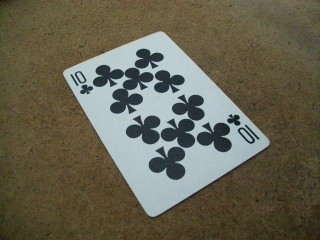
//> input picture Examples/4244OS_03_Code/Geometrical_Transforms/img.jpg, 320 x 240 px
$ ./edgesCPU ../../4244OS_03_Code/Geometrical_Transforms/img.jpg   (built with g++ and OpenCV 4)
//> lines starting //> are read from the running program, lines starting //| are printed output that depends on the picture
#include <iostream>
#include "opencv2/core/core.hpp"
#include "opencv2/highgui/highgui.hpp"
#include "opencv2/imgproc/imgproc.hpp"
using namespace cv;

int main( int argc, char** argv ){

    if ( argc < 2 ){
        std::cout << "Usage: ./edgesGPU <image>" << std::endl;
        return -1;
    }
    Mat orig = imread(argv[1]);
//> orig is the input picture: 240 rows x 320 cols, CV_8UC3; mean B, G, R 80.9, 98.1, 101.9
    Mat gray, dst;

    bilateralFilter(orig,dst,-1,50,7);
    cvtColor(dst,gray,COLOR_BGR2GRAY);
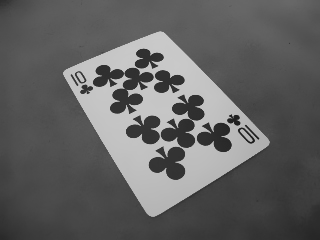
//> gray: 240 rows x 320 cols, CV_8UC1; min 26, max 201, mean 97.4
    Canny(gray,gray,7,20);
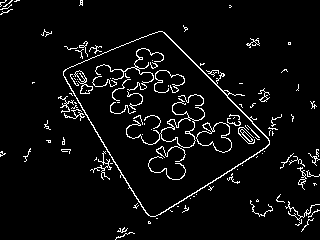
//> gray: 240 rows x 320 cols, CV_8UC1; 5.1% white in thin lines or dots

    imshow("edgesCPU", gray);
    waitKey(0);

    return 0;
}
